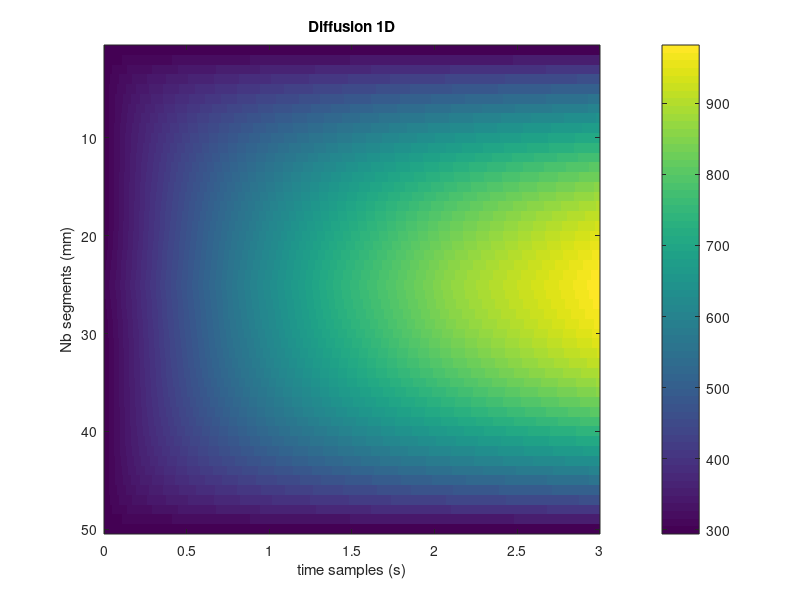

This chart was generated by the following MATLAB code:
function diffusion_1D
%Appel fichier
resultats = load('./resultat1D/resultats.txt'); 

%Affichage resultat
size(resultats);
t=0:1e-3:1e-3*(size(resultats,2)-1);
x=1:size(resultats,1);

figure(1)
imagesc(t,x,resultats(:,2:end))
colorbar
title('Diffusion 1D');
xlabel('time samples (s)');
ylabel('Nb segments (mm)');

end 